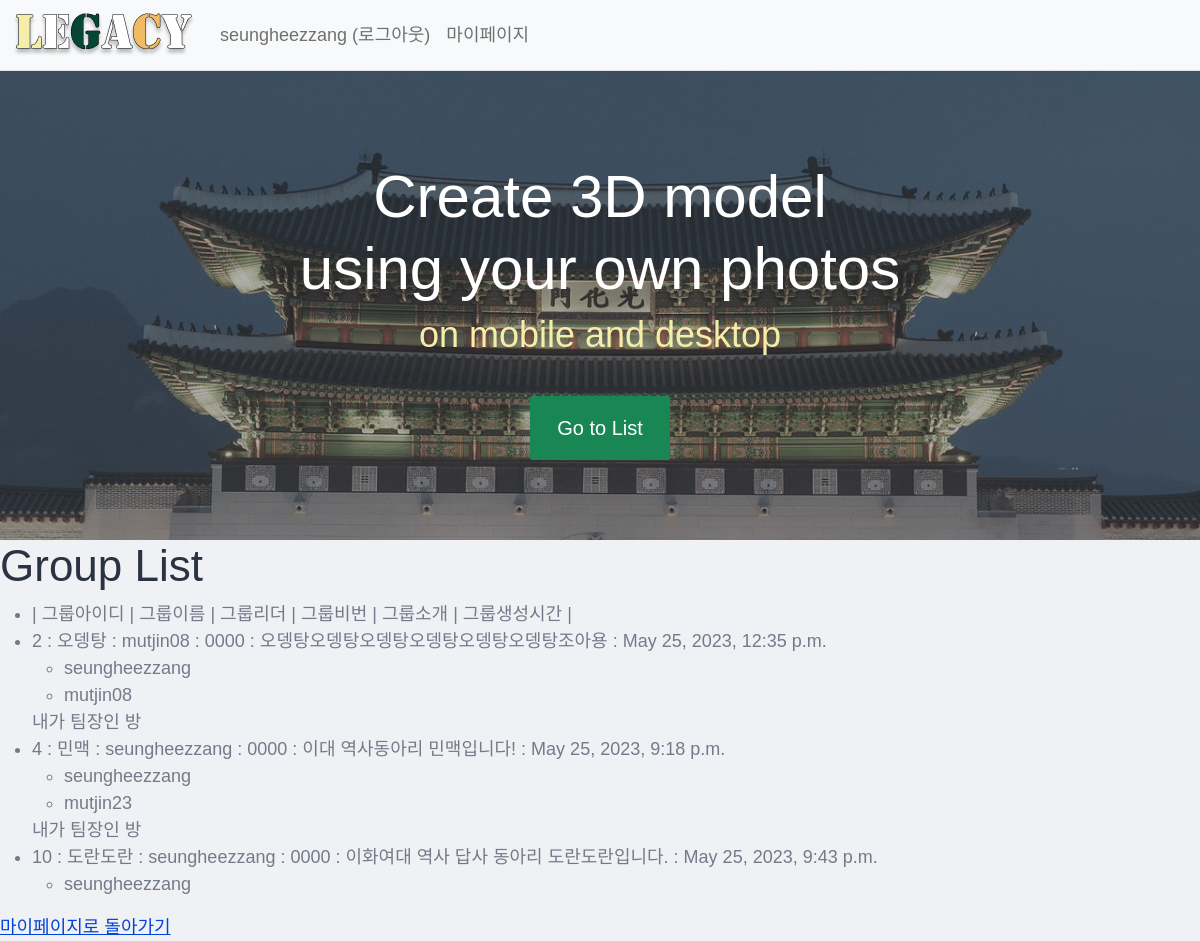
The app's page /common/group/mylist/ (signed in) with its own data.
### common/models.py (models this page shows, shortened)
class CustomGroup(models.Model):
    name = models.CharField(max_length=255, unique=True)
    password = models.CharField(max_length=255)
    leader = models.ForeignKey(User, on_delete=models.CASCADE)
    introduction = models.TextField(null=True, blank=True)
    create_date = models.DateTimeField()
    members = models.ManyToManyField(User, related_name='custom_groups')

### common/views.py (the view)
# urls.py: path('group/mylist/', views.group_mylist, name='group_mylist'),
def group_mylist(request):
    groups = request.user.custom_groups.all()
    return render(request, 'common/group_mylist.html', {'groups': groups})

### templates/common/group_mylist.html
{% extends "base.html" %}
{% block content %}
    <h1>Group List</h1>
    <ul>
        <li>| 그룹아이디 | 그룹이름 | 그룹리더 | 그룹비번 | 그룹소개 | 그룹생성시간 |</li>
        {% for group in groups %}
            {% if group.leader == user %}
                내가 팀장인 방
            {% endif %}
            <li>{{ group.id }} : {{ group.name }} : {{ group.leader }} : {{ group.password }} : {{ group.introduction }} : {{ group.create_date }}</li>
            <ul>
                {% for member in group.members.all %}
                    <li>{{ member.username }}</li>
                {% endfor %}
            </ul>
        {% endfor %}
    </ul>
    <a href="{% url 'common:mypage' %}">마이페이지로 돌아가기</a>
{% endblock %}

### templates/navbar.html (shortened to what this page needs)
<nav class="navbar navbar-light navbar-expand-md bg-light border-bottom">
    <div class="container-fluid">
        <a class="navbar-brand" href="{% url 'pybo:index' %}"><Img src="/static/images/Legacy.png"></Img></a>
        <div class="collapse navbar-collapse" id="navbarSupportedContent">
            <ul class="navbar-nav me-auto mb-2 mb-lg-0">
                <li class="nav-item">
                    {% if user.is_authenticated %}
                    <a class="nav-link" href="{% url 'common:logout' %}">{{ user.username }} (로그아웃)</a>
                    {% else %}
                    <a class="nav-link" href="{% url 'common:login' %}">로그인</a>
                    {% endif %}
                </li>
                <li class="nav-item">
                    {% if user.is_authenticated %}
                    <a class="nav-link" href="{% url 'common:mypage' %}">마이페이지</a>
                    {% endif %}
                </li>
            </ul>
        </div>
    </div>
</nav>

### static/style.css (style rules this page uses)
body { background-color: #f0f1f4; font-family: 'munhwa', sans-serif; font-size: 18px; color: #737b8a; }
h1,h2,h3,h4,h5,h6 { color: #2b3242; }
h1 { letter-spacing: 0px; font-size: 44px; font-weight: 300; }
img { max-width: 100%; }
a { color: #0043dc; }

### records on screen
CustomGroup: id "2", name "오뎅탕", leader "mutjin08", password "0000", introduction "오뎅탕오뎅탕오뎅탕오뎅탕오뎅탕오뎅탕조아용", create_date "May 25, 2023, 12:35 p.m."
CustomGroup: shows "내가 팀장인 방", id "4", name "민맥", leader "seungheezzang", password "0000", introduction "이대 역사동아리 민맥입니다!", create_date "May 25, 2023, 9:18 p.m."
CustomGroup: shows "내가 팀장인 방", id "10", name "도란도란", leader "seungheezzang", password "0000", introduction "이화여대 역사 답사 동아리 도란도란입니다.", create_date "May 25, 2023, 9:43 p.m."

### other values on screen
{{ user.username }} "seungheezzang"
{{ member.username }} "seungheezzang"
{{ member.username }} "mutjin08"
{{ member.username }} "mutjin23"
